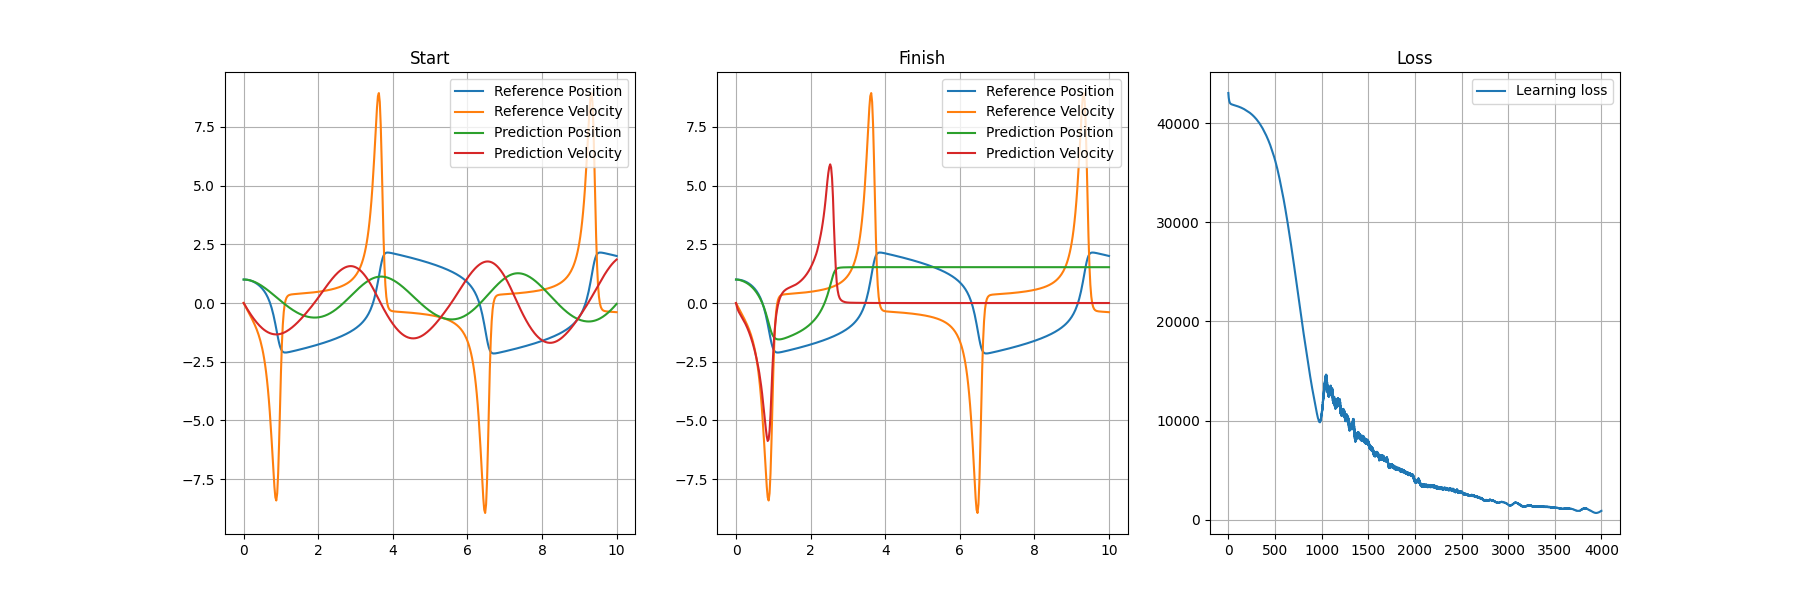

Write the Python code that produced this figure.
import numpy as np
import matplotlib.pyplot as plt
import jax
from jax import random, jit, numpy as jnp
from flax import linen as nn
from typing import Any, Callable, Sequence
from flax.core import freeze, unfreeze
import os
import sys

# To use the plot_results file we need to add the uppermost folder to the PYTHONPATH
# Only Works if file gets called from 00_Code
sys.path.insert(0, os.getcwd())
from plot_results import plot_results, get_plot_path


# The Neural Network structure class
class ExplicitMLP(nn.Module):
  features: Sequence[int]

  def setup(self):
    # we automatically know what to do with lists, dicts of submodules
    self.layers = [nn.Dense(feat) for feat in self.features]
    # for single submodules, we would just write:
    # self.layer1 = nn.Dense(feat1)

  def __call__(self, inputs):
    x = inputs
    for i, lyr in enumerate(self.layers):
      x = lyr(x)
      if i != len(self.layers) - 1:
        x = nn.relu(x)
    return x

# The true ODE
def vdp(z, t, args):
    kappa, mu, m = args
    x = z[0]
    v = z[1]
    return np.array([v, (spring(x, kappa) + damping(x, v, mu))/m])

def spring(x, kappa):
    return -kappa * x

def damping(x, v, mu):
    return mu*(1-x**2)*v

# The hybrid ode where the damping is approximated by the NN
def hybrid_model(z, t, args, model, params):
    kappa, mu, m = args[0]
    x = z[0]
    v = z[1]
    return np.array([v, (spring(x, kappa)/m) + model.apply(params, [x, v])[0]])

# Forward Euler implementation to solve the ode
def euler(fun, z0, t0, t1, t_span, args):
    z = [z0]
    z_old = z0
    t_old = t0
    for t_new in t_span[1:]:
        dt = t_new - t_old
        z_new = z_old + dt * fun(z_old, t_old, *args)
        z.append(z_new)
        t_old = t_new
        z_old = z_new
    return np.array(z)


# The residuals are 1 shorter than the z_ref since we do
# finite differences on the reference values to get the derivatives
def create_residuals(z_ref, t_span, args_ref):
    kappa_ref, mu_ref, m_ref = args_ref
    x_ref = z_ref[:,0]
    v_ref = z_ref[:,1]
    # true_v_dot = vdp(z_ref.T, t_span, args_ref)[1]
    v_dot = (v_ref[1:] - v_ref[:-1])/(t_span[1:] - t_span[:-1])
    residual = v_dot - spring(x_ref, kappa_ref)[:-1]/m_ref
    return residual

# Loss for the Neural Network
def J_NN(params, model, input_batched, output_batched):
    # Define the squared loss for a single pair(input, output)
    def squared_error(input, output):
        pred = model.apply(params, input)
        return jnp.inner(output-pred, output-pred) / 2.0
    return jnp.sum(jax.vmap(squared_error)(input_batched, output_batched), axis=0)

@jit
def update_params(params, learning_rate, grads):
    params = jax.tree_util.tree_map(
    lambda p, g: p - learning_rate * g, params, grads)
    return params

if __name__ == '__main__':
    # ODE Parameters
    args_ref = [[3.0, 5.0, 1.0],]
    t0 = 0.0
    t1 = 10.0
    steps = 401
    t_span = np.linspace(t0, t1, steps)
    z0 = np.array([1.0, 0.0])
    learning_rate = 0.000015


    #NN Parameters
    key1, key2 = random.split(random.PRNGKey(0), 2)
    # Input size is guess from input during init
    model = ExplicitMLP(features=[20, 1])
    params = model.init(key2, np.zeros((1, 2)))
    print('initialized parameter shapes:\n', jax.tree_util.tree_map(jnp.shape, unfreeze(params)))

    # Create the Reference Solution
    z_ref = euler(vdp, z0, t0, t1, t_span, args_ref)
    # Create the residuals from which the Network is trained
    outputs_batched = create_residuals(z_ref, t_span, *args_ref)
    inputs_batched = z_ref[:-1]

    prd_args = [args_ref, model, params]

    z_prd = euler(hybrid_model, z0, t0, t1, t_span, prd_args)

    fig, (ax1, ax2, ax3) = plt.subplots(1, 3, figsize=(18, 6))
    ax1.plot(t_span, z_ref[:,0], label='Reference Position')
    ax1.plot(t_span, z_ref[:,1], label='Reference Velocity')
    ax1.plot(t_span, z_prd[:,0], label='Prediction Position')
    ax1.plot(t_span, z_prd[:,1], label='Prediction Velocity')
    ax1.legend()
    ax1.grid()
    ax1.set_title('Start')



    losses = []
    for epoch in range(4000):
        loss_grad_fnc = jax.value_and_grad(J_NN)
        loss_val, grads = loss_grad_fnc(params, model, inputs_batched, outputs_batched)
        params = update_params(params, learning_rate, grads)
        print(f'Iteration: {epoch}, Loss: {loss_val}')
        losses.append(loss_val)

    prd_args = [args_ref, model, params]
    z_prd = euler(hybrid_model, z0, t0, t1, t_span, prd_args)

    ax2.plot(t_span, z_ref[:,0], label='Reference Position')
    ax2.plot(t_span, z_ref[:,1], label='Reference Velocity')
    ax2.plot(t_span, z_prd[:,0], label='Prediction Position')
    ax2.plot(t_span, z_prd[:,1], label='Prediction Velocity')
    ax2.legend()
    ax2.grid()
    ax2.set_title('Finish')

    ax3.plot(losses, label='Learning loss')
    ax3.legend()
    ax3.grid()
    ax3.set_title('Loss')
    plt.show()
    path = os.path.abspath(__file__)
    plot_path = get_plot_path(path)
    fig.savefig(plot_path)
